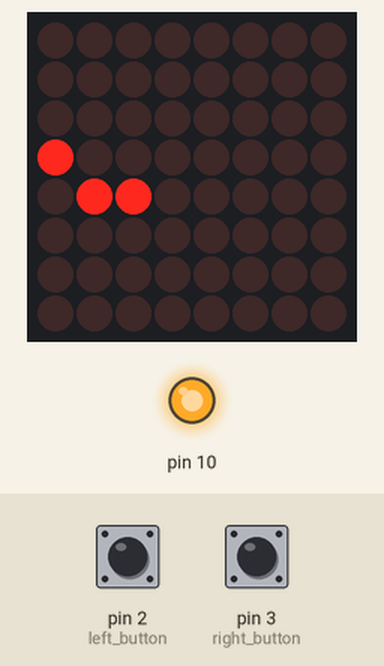
Simulated run of this sketch. Board: Arduino Uno, built with avr-gcc and run on an emulated ATmega328P. Shown: 8×8 LED matrix, output pins drawn as LEDs (lit = HIGH). Wiring (inferred from the names in the program): MAX7219 LED driver (orientation assumed): CS pin 9. The inputs (shaded band) are chosen by the test bench; at power-on: pin 2 (left_button) HIGH, pin 3 (right_button) HIGH. Random numbers use the default seed unless the sketch sets one; pins used as bus, display or sensor lines are not drawn.

Above: at 5.0 s.
5.1 s: pin 2 (left_button) pulled LOW for 0.15 s
At 5.5 s:
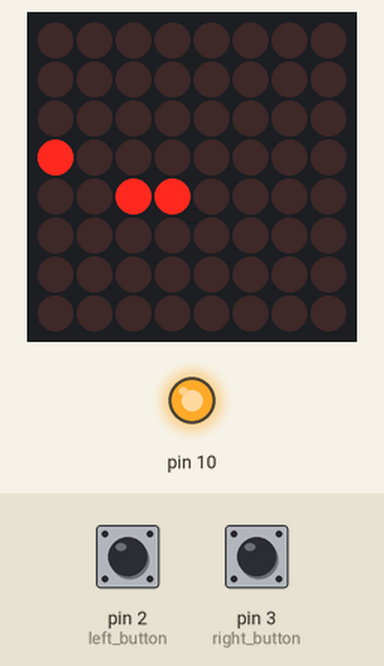
8.1 s: pin 3 (right_button) pulled LOW for 0.15 s
At 8.5 s:
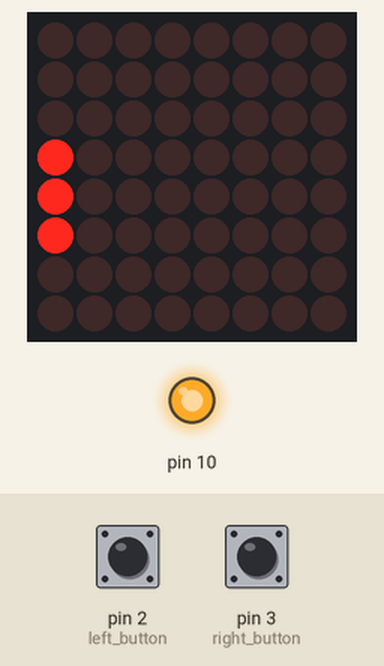
11.1 s: pin 2 (left_button) pulled LOW for 1 s
At 11.5 s:
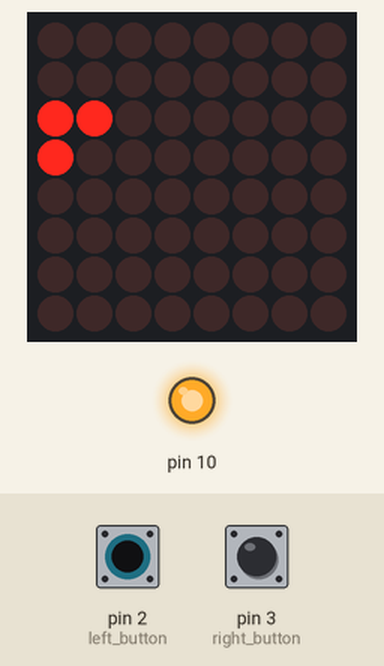
14.1 s: pin 3 (right_button) pulled LOW for 1 s
At 14.5 s:
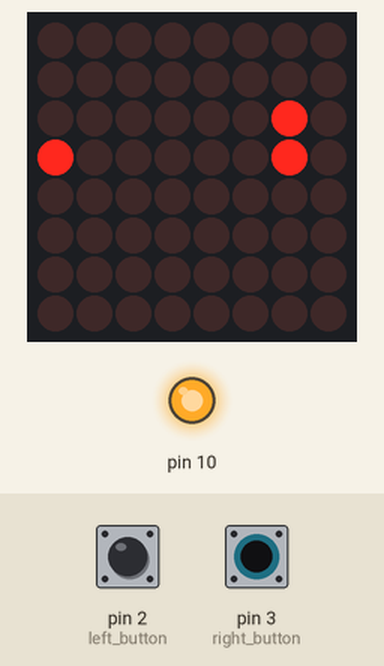
17.1 s: pin 2 (left_button) pulled LOW for 0.15 s
At 17.5 s:
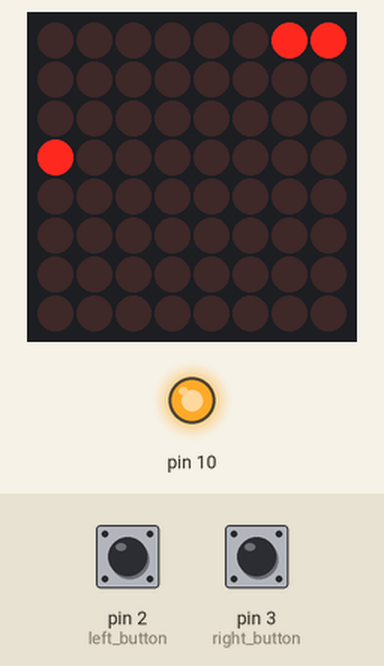
20.1 s: pin 3 (right_button) pulled LOW for 0.15 s
At 20.5 s:
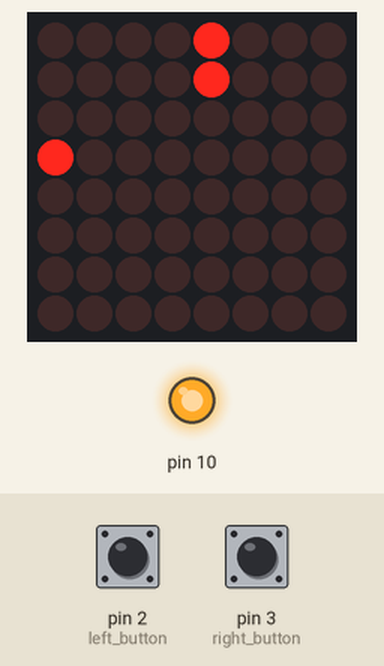
Timing chart, 0 to 23.1 s (numbered marks = the images above; inputs shaded):
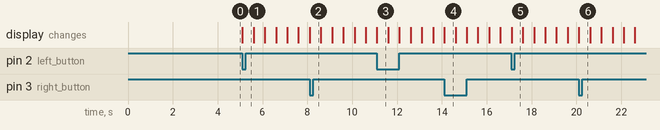

The sketch:

snake.ino
```cpp
#include <SPI.h>

#define CS 9


#define DECODE_MODE 9
#define INTENSITY 0x0A
#define SCAN_LIMIT 0x0B
#define SHUTDOWN 0x0C
#define DISPLAY_TEST 0x0F


#define left_button 2
#define right_button 3

volatile byte move_left = 0;
volatile byte move_right = 0;


int snake_l = 2;
const int max_len = 15;
int snake[max_len][2];
byte cur_heading = 0;


int blob[2] = { 0, 0 };
int is_eaten = 1;


byte scene[8] = { 0x00, 0x00, 0x00, 0x00, 0x00, 0x00, 0x00, 0x00 };


void SendData(uint8_t address, uint8_t value) {
  digitalWrite(CS, LOW);
  SPI.transfer(address);
  SPI.transfer(value);
  digitalWrite(CS, HIGH);
}


void init_game() {
  is_eaten = 1;
  move_left = 0;
  move_right = 0;
  cur_heading = 0;
  snake_l = 2;
  for (int i = 0; i < max_len; i++)
    for (int j = 0; j < 2; j++)
      snake[i][j] = 0;
  snake[max_len - 1][0] = 2;
  snake[max_len - 1][1] = 5;
  snake[max_len - 2][0] = 1;
  snake[max_len - 2][1] = 5;
  refresh_scene();
  while ((move_left || move_right) == 0)
    ;
  move_left = 0;
  move_right = 0;
}


void spawn_snake() {
  for (int j = max_len - snake_l; j < max_len; j++) {
    if (snake[j][0] <= 0)
      snake[j][0] = 8 + snake[j][0];
    else if (snake[j][0] >= 9)
      snake[j][0] = snake[j][0] - 8;
    if (snake[j][1] <= 0)
      snake[j][1] = 8 + snake[j][1];
    else if (snake[j][1] >= 9)
      snake[j][1] = snake[j][1] - 8;
    scene[snake[j][0] - 1] |= (1 << (snake[j][1] - 1));
  }
}


void snake_move() {
  if (snake[max_len - 1][0] == blob[0] && snake[max_len - 1][1] == blob[1]) {
    is_eaten = 1;
    snake_l += 1;
  }
  for (int i = snake_l - 1; i >= 1; i--) {
    snake[max_len - 1 - i][0] = snake[max_len - i][0];
    snake[max_len - 1 - i][1] = snake[max_len - i][1];
  }
  if (move_left == 1) {
    if (cur_heading == 0) {
      cur_heading = 1;
      snake[max_len - 1][1] -= 1;
    } else if (cur_heading == 1) {
      cur_heading = 2;
      snake[max_len - 1][0] -= 1;
    } else if (cur_heading == 2) {
      cur_heading = 3;
      snake[max_len - 1][1] += 1;
    } else if (cur_heading == 3) {
      cur_heading = 0;
      snake[max_len - 1][0] += 1;
    }
    move_left = 0;
  } else if (move_right == 1) {
    if (cur_heading == 0) {
      cur_heading = 3;
      snake[max_len - 1][1] += 1;
    } else if (cur_heading == 1) {
      cur_heading = 0;
      snake[max_len - 1][0] += 1;
    } else if (cur_heading == 2) {
      cur_heading = 1;
      snake[max_len - 1][1] -= 1;
    } else if (cur_heading == 3) {
      cur_heading = 2;
      snake[max_len - 1][0] -= 1;
    }
    move_right = 0;
  } else {
    if (cur_heading == 0) {
      snake[max_len - 1][0] += 1;
    } else if (cur_heading == 1) {
      snake[max_len - 1][1] -= 1;
    } else if (cur_heading == 2) {
      snake[max_len - 1][0] -= 1;
    } else if (cur_heading == 3) {
      snake[max_len - 1][1] += 1;
    }
  }
}

void blob_generator() {
  if (is_eaten) {
    blob[0] = random(1, 9);
    blob[1] = random(1, 9);
  }
  scene[blob[0] - 1] |= (1 << (blob[1] - 1));
  is_eaten = 0;
}

void refresh_scene() {
  for (int i = 0; i < 8; i++)
    scene[i] = 0x00;
  snake_move();
  spawn_snake();
  blob_generator();
  byte rotated_scene[8];
rotate_scene_90_clockwise(scene, rotated_scene);
for (int i = 1; i < 9; i++)
  SendData(i, rotated_scene[i - 1]);

}

void update_left() {
  move_left = 1;
}

void update_right() {
  move_right = 1;
}

void rotate_scene_90_clockwise(byte input[8], byte output[8]) {
  for (int i = 0; i < 8; i++) {
    output[i] = 0;
    for (int j = 0; j < 8; j++) {
      if (input[7 - j] & (1 << i)) {
        output[i] |= (1 << j);
      }
    }
  }
}


void setup() {
  pinMode(left_button, INPUT_PULLUP);
  pinMode(right_button, INPUT_PULLUP);
  pinMode(CS, OUTPUT);

  SPI.setBitOrder(MSBFIRST);
  SPI.begin();
  SendData(DISPLAY_TEST, 0x00);
  SendData(DECODE_MODE, 0x00);
  SendData(INTENSITY, 0x01);
  SendData(SCAN_LIMIT, 0x0f);
  SendData(SHUTDOWN, 0x01);


  randomSeed(analogRead(0));

  attachInterrupt(digitalPinToInterrupt(left_button), update_left, FALLING);
  attachInterrupt(digitalPinToInterrupt(right_button), update_right, FALLING);

  sei();

  init_game();
}

void loop() {
  if (snake_l == max_len) {
    byte win_scene[8] = { B11100011, B00100100, B01000010, B11100100, B00000011, 0, B00011100, 0 };
    for (int i = 1; i < 9; i++)
      SendData(i, win_scene[i - 1]);
    delay(5000);
    init_game();
  }

  for (int i = 0; i < max_len - 1; i++) {
    if (snake[i][0] == snake[max_len - 1][0] && snake[i][1] == snake[max_len - 1][1]) {
      delay(1000);
      for (int j = 0; j < 4; j++) {
        SendData(DISPLAY_TEST, 0x01);
        delay(500);
        SendData(DISPLAY_TEST, 0x00);
        delay(500);
      }
      init_game();
      break;
    }
  }

  refresh_scene();
  delay(500);
}
```

Measured:
- after the input at 5.1 s, the display: changes at once (image 1)
- what the display in image 3 shows lasts 0.5 s, from 11.1 s to 11.6 s
